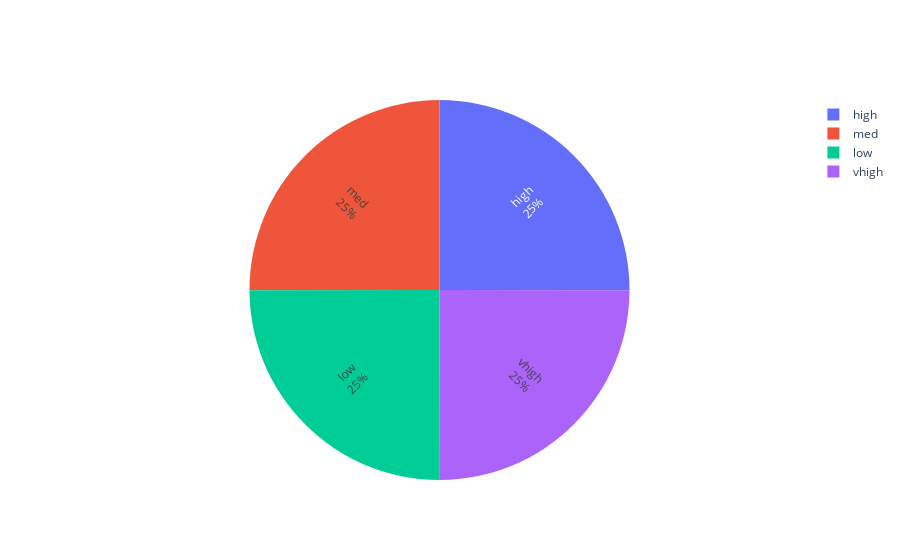

The notebook cell saved with this chart:
### Markdown cell above
# Data Visualization

### Code cell
labels = df['Price'].value_counts().index
values = df['Price'].value_counts().values

colors = df['Price']

fig = go.Figure(data = [go.Pie(labels=labels, values=values, textinfo="label+percent",
                              insidetextorientation = "radial", marker=dict(colors=colors))])

fig.show()

### Figure 1 — Plotly figure (JSON) as saved in the notebook; plotly's stock layout.template omitted (floating-point values rounded to 4 significant figures; data arrays with more than 128 entries replaced by an {"elided": "..."} marker saying what was removed)
{"data": [{"insidetextorientation": "radial", "labels": ["high", "med", "low", "vhigh"], "marker": {"colors": {"elided": "1727 str values"}}, "textinfo": "label+percent", "type": "pie", "values": [432, 432, 432, 431]}], "layout": {}}
